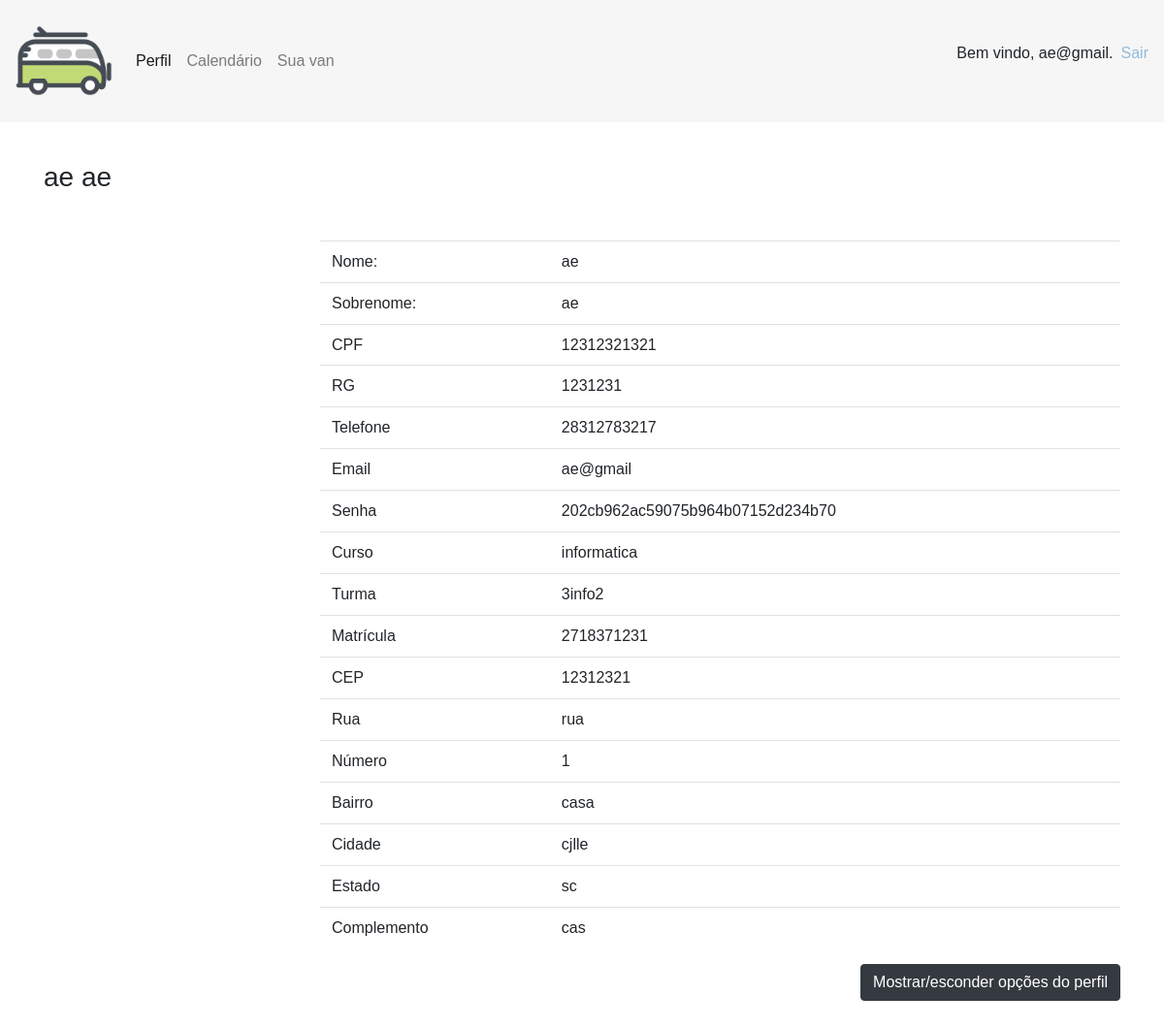
Page /paginas/perfil.php (signed in) on the earlier database version.
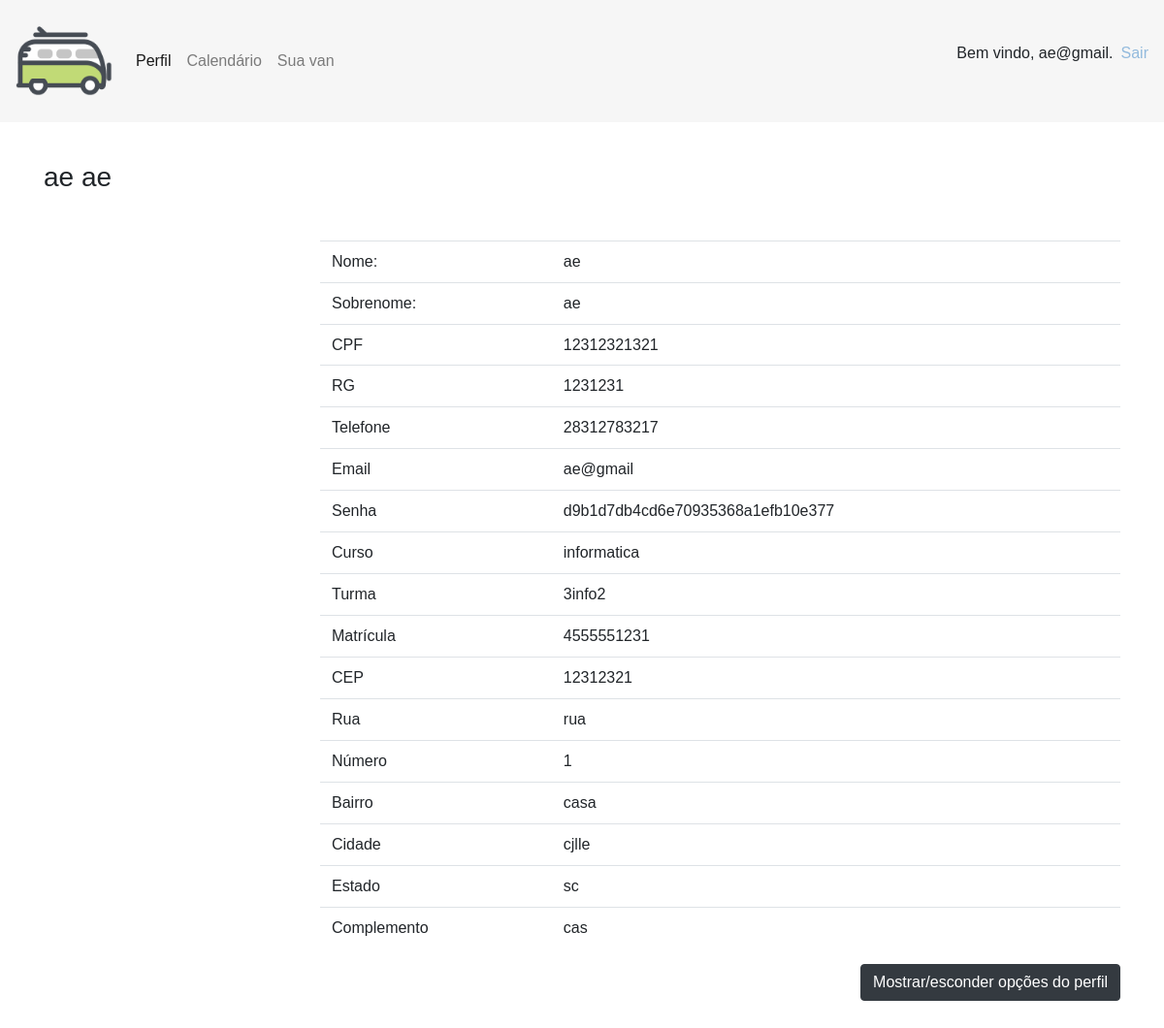
Same page on the later database version.
### tables this page shows
CREATE TABLE `usuarios` (
  `id_usuario` int(8) NOT NULL,
  `tipuser_tip_user` int(1) DEFAULT NULL,
  `cpf` bigint(12) NOT NULL,
  `rg` int(7) NOT NULL,
  `email` varchar(40) NOT NULL,
  `nome` varchar(40) NOT NULL,
  `sobrenome` varchar(15) NOT NULL,
  `sexo` varchar(11) NOT NULL,
  `telefone` bigint(20) NOT NULL,
  `senha` longtext NOT NULL,
  `aprovado` int(1) UNSIGNED NOT NULL DEFAULT '0'
);

CREATE TABLE `passageiros` (
  `id_passageiro` int(5) NOT NULL,
  `emp_cod_empresa` int(2) DEFAULT NULL,
  `id_usuario_id` int(8) DEFAULT NULL,
  `matricula` bigint(10) NOT NULL,
  `curso` varchar(40) NOT NULL,
  `turma` varchar(40) NOT NULL
);

CREATE TABLE `enderecos` (
  `id_end_passageiro` int(5) NOT NULL,
  `id_passageiro_id` int(5) DEFAULT NULL,
  `cep` int(8) NOT NULL,
  `rua` varchar(50) NOT NULL,
  `numero` bigint(6) NOT NULL,
  `bairro` varchar(20) NOT NULL,
  `estado` varchar(20) NOT NULL,
  `cidade` varchar(50) NOT NULL,
  `complemento` varchar(40) NOT NULL
);

### paginas/perfil.php (the view, shortened to what this page needs)
<?php
require("head.php");
require("cabecalho.php");
$email = $_SESSION['email'];
$result = $conexao->query("SELECT nome, sobrenome, cpf, rg, telefone, email, senha, curso, turma, matricula, cep, rua, numero, bairro, cidade, estado, complemento
from usuarios, passageiros, enderecos
where email = '$email' and id_usuario_id = id_usuario and id_passageiro = id_passageiro_id") or die($conexao->error);
$arrayPassageiro = $result->fetch_assoc();
$resultMotorista = $conexao->query("SELECT nome, sobrenome, cpf, rg, telefone, email, senha, cnh
from usuarios, motoristas
where email = '$email' and user_iduser = id_usuario") or die($conexao->error);
$arrayMotorista = $resultMotorista->fetch_assoc();
if($arrayMotorista == null){
  $arrayMotorista = array();
}
if (array_key_exists("cnh", $arrayMotorista)) {
  $row = $arrayMotorista;
  $validar = 0;
}elseif(array_key_exists("matricula", $arrayPassageiro)){
  $row = $arrayPassageiro;
}
?>
<html lang="en">
<head>
</head>
<div class="container">
      <div class="row">
       <br>
      </div>
        <div class="toppad" >
          <div class="panel panel-info">
            <div class="panel-heading">
              <h3 class="panel-title my-3 mb-5"><?php echo $row['nome']?> <?php echo $row['sobrenome']; ?></h3>
            </div>
            <div id="perfil" style="none">
            <div class="panel-body">
              <div class="row">
                 <div class="col-md-3 col-lg-3 " align="center"> </div>
                <div class=" col-md-9 col-lg-9 ">
                  <table class="table table-user-information">
                    <tbody>
                      <tr>
                        <td>Nome:</td>
                        <td><?php echo $row['nome']; ?></td>
                      </tr>
                      <tr>
                        <td>Sobrenome:</td>
                        <td><?php echo $row['sobrenome']; ?></td>
                      </tr>
                      <tr>
                        <td>CPF</td>
                        <td><?php echo $row['cpf']; ?></td>
                      </tr>
                         <tr>
                             <tr>
                        <td>RG</td>
                        <td><?php echo $row['rg']; ?></td>
                      </tr>
                        <tr>
                        <td>Telefone</td>
                        <td><?php echo $row['telefone']; ?></td>
                      </tr>
                      <tr>
                        <td>Email</td>
                        <td><?php echo $row['email']; ?></a></td>
                      </tr>
                      <tr>
                        <td>Senha</td>
                        <td><?php echo $row['senha']; ?></td>
                      </tr>
                      <?php if(isset ($row['curso'])): ?>
                      <tr>
                        <td>Curso</td>
                        <td><?php echo $row['curso']; ?></a></td>
                      </tr>
                      <tr>
                        <td>Turma</td>
                        <td><?php echo $row['turma']; ?></td>
                      </tr>
                      </tr>
                        <td>Matrícula</td>
                        <td><?php echo $row['matricula']; ?></td>
                      <tr>
                        <td>CEP</td>
                        <td><?php echo $row['cep']; ?></td>
                      </tr>
                      <tr>
                        <td>Rua</td>
                        <td><?php echo $row['rua']; ?></td>
                      </tr>
                      <tr>
                        <td>Número</td>
                        <td><?php echo $row['numero']; ?></td>
                      </tr>
                      <tr>
                        <td>Bairro</td>
                        <td><?php echo $row['bairro']; ?></td>
                      </tr>
                      <tr>
                        <td>Cidade</td>
                        <td><?php echo $row['cidade']; ?></td>
                      </tr>
                      <tr>
                        <td>Estado</td>
                        <td><?php echo $row['estado']; ?></td>
                      </tr>
                      <tr>
                        <td>Complemento</td>
                        <td><?php echo $row['complemento']; ?></td>
                      </tr>
                      <?php endif; ?>
                    </tbody>
                  </table>
                </div>
              </div>
              </div>
              <button onclick="editarperfil()" type="button" class="btn btn-dark" id="bbbb">Mostrar/esconder opções do perfil</button>
              </div>
            </div>
          </div>
        </div>

### paginas/head.php (shortened to what this page needs)
<html lang="en">
<head>
    <link rel="stylesheet" href="../bootstrap/css/bootstrap.min.css">
    <link rel="stylesheet" type="text/css" href="../css/estilo.css">
</head>
<body>

### paginas/cabecalho.php (shortened to what this page needs)
<?php
include("../funcoes/Conexao.php");
require("head.php");
if(isset($_SESSION['id'])){
$id_usuario = $_SESSION['id'];
$query = "select senha, cnh from usuarios, motoristas where id_usuario = '$id_usuario'and id_usuario = user_iduser";
$result = mysqli_query($conexao, $query);
$rows = [];
$linha = mysqli_fetch_assoc($result);
$rows[] = $linha;
$cnh = $rows[0]['cnh'];
}
?>
<body>
<header>
    <nav class="navbar navbar-expand-lg navbar-light" style="background-color: #f6f6f6">
        <a class="navbar-brand" href="#"><img src="../img/logo.png" id="icon" alt="Icon" class="logo" style="width: 100px; height: 100px;"></a>
        <div class="collapse navbar-collapse" id="navbarSupportedContent">
            <ul class="navbar-nav mr-auto">
<?php
if(!isset($cnh)){
    echo '
<li class="nav-item">
    <a class="nav-link active" href="perfil.php">Perfil</a>
</li>
<li class="nav-item">
    <a class="nav-link " href="calendario.php">Calendário</a>
</li>
<li class="nav-item">
    <a class="nav-link " href="van_passageiro.php">Sua van</a>
</li>
';
}
?>
</ul>
<?php
if (isset($_SESSION['email'])) {
echo '<nav>
    <p>Bem vindo, '.$_SESSION['email']. '.</p>
    </nav>';
    ?>
    <a href="../funcoes/Logout.php" class="mb-3 ml-2" >Sair</a>
    <?php
}else{
    echo '<a style="float:right" href="../index.php">Faça o login</a>';
}
?>
</header>

### css/estilo.css (style rules this page uses)
body { font-family: "Poppins", sans-serif; height: 100vh; }
a { color: #92badd; display:inline-block; text-decoration: none; font-weight: 400; }
.logo { width:130px; height: 130px; }
#bbbb { float:right; margin-bottom:1cm; }

Differences in the rows shown:
changed usuarios "ae": senha "202cb962ac59075b964b07152d234b70" → "d9b1d7db4cd6e70935368a1efb10e377"; passageiros.matricula "2718371231" → "4555551231"
